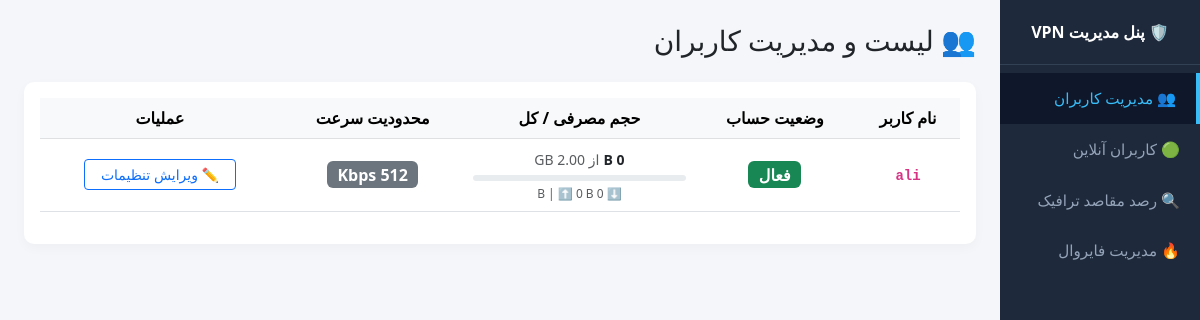
/users, run on an earlier commit of the app's database.
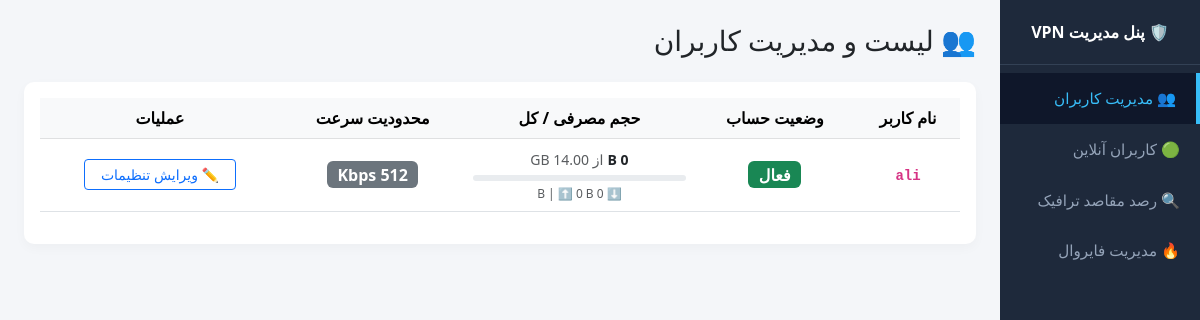
And on a later commit of the database.
### tables this page shows
CREATE TABLE users (
            id INTEGER PRIMARY KEY AUTOINCREMENT,
            username TEXT UNIQUE NOT NULL,
            password_hash TEXT NOT NULL,
            is_active INTEGER DEFAULT 1,
            total_quota_bytes INTEGER DEFAULT 2147483648,
            used_bytes INTEGER DEFAULT 0,
            download_bytes INTEGER DEFAULT 0,
            upload_bytes INTEGER DEFAULT 0,
            speed_limit_kbps INTEGER DEFAULT 512,
            is_online INTEGER DEFAULT 0,
            needs_kick INTEGER DEFAULT 0
        );

### admin_panel.py (the view)
@app.route('/users')
def users_page():
    database.init_db()
    conn = sqlite3.connect(database.DB_NAME)
    cursor = conn.cursor()
    cursor.execute("SELECT username, is_active, total_quota_bytes, used_bytes, download_bytes, upload_bytes, speed_limit_kbps FROM users")
    users_raw = cursor.fetchall()
    conn.close()
    users = []
    for u in users_raw:
        total = u[2]
        used = u[3]
        percent = round((used / total) * 100, 1) if total > 0 else 0
        users.append({
            'username': u[0],
            'is_active': u[1],
            'total_quota_bytes': u[2],
            'quota_gb': round(u[2] / (1024**3), 2),
            'used_bytes': u[3],
            'download_bytes': u[4],
            'upload_bytes': u[5],
            'speed_limit_kbps': u[6],
            'percent': min(percent, 100)
        })
    return render_template('users.html', users=users, active_page='users')

### admin_panel.py (called while the page is built)
def format_bytes(size_bytes):
    if not size_bytes:
        return "0 B"
    for unit in ['B', 'KB', 'MB', 'GB', 'TB']:
        if size_bytes < 1024.0:
            return f"{size_bytes:.2f} {unit}"
        size_bytes /= 1024.0
    return f"{size_bytes:.2f} PB"

### templates/users.html (shortened to what this page needs)
{% extends 'base.html' %}
{% block content %}
<div class="d-flex justify-content-between align-items-center mb-4">
    <h3 class="m-0">👥 لیست و مدیریت کاربران</h3>
</div>
<div class="row">
    <div class="col-12 mb-4">
        <div class="card p-3">
            <div class="table-responsive">
                <table class="table table-hover align-middle text-center">
                    <thead class="table-light">
                        <tr>
                            <th>نام کاربر</th>
                            <th>وضعیت حساب</th>
                            <th>حجم مصرفی / کل</th>
                            <th>محدودیت سرعت</th>
                            <th>عملیات</th>
                        </tr>
                    </thead>
                    <tbody>
                        {% for u in users %}
                        <tr>
                            <td><strong><code>{{ u.username }}</code></strong></td>
                            <td>
                                {% if u.is_active %}
                                    <span class="badge bg-success fs-6">فعال</span>
                                {% else %}
                                    <span class="badge bg-danger fs-6">مسدود</span>
                                {% endif %}
                            </td>
                            <td style="min-width: 160px;">
                                <small class="fw-bold">{{ u.used_bytes|format_bytes }}</small>
                                <small class="text-muted">از {{ u.total_quota_bytes|format_bytes }}</small>
                                <div class="progress mt-1" style="height: 6px;">
                                </div>
                                <small class="text-muted d-block mt-1" style="font-size: 0.75rem;">
                                    ⬇️ {{ u.download_bytes|format_bytes }} | ⬆️ {{ u.upload_bytes|format_bytes }}
                                </small>
                            </td>
                            <td>
                                <span class="badge bg-secondary fs-6">{{ u.speed_limit_kbps }} Kbps</span>
                            </td>
                            <td>
                                <button type="button" class="btn btn-sm btn-outline-primary px-3"
                                        data-bs-toggle="modal" data-bs-target="#editModal{{ loop.index }}">
                                    ✏️ ویرایش تنظیمات
                                </button>
                            </td>
                        </tr>
                        {% else %}
                        <tr>
                            <td colspan="5" class="text-muted py-4">هیچ کاربری در دیتابیس یافت نشد.</td>
                        </tr>
                        {% endfor %}
                    </tbody>
                </table>
            </div>
        </div>
    </div>
</div>
{% endblock %}

### templates/base.html (shortened to what this page needs)
<!DOCTYPE html>
<html lang="fa" dir="rtl">
<head>
    <link rel="stylesheet" href="https://cdn.jsdelivr.net/npm/bootstrap@5.3.0/dist/css/bootstrap.rtl.min.css">
</head>
<body>
<div class="container-fluid">
    <div class="row">
        <div class="col-md-2 p-0 sidebar">
            <div class="sidebar-title text-center">
                🛡️ پنل مدیریت VPN
            </div>
            <div class="mt-2">
                <a href="/users" class="{% if active_page == 'users' %}active{% endif %}">👥 مدیریت کاربران</a>
                <a href="/active-clients" class="{% if active_page == 'active_clients' %}active{% endif %}">🟢 کاربران آنلاین</a>
                <a href="/traffic-logs" class="{% if active_page == 'traffic_logs' %}active{% endif %}">🔍 رصد مقاصد ترافیک</a>
                <a href="/firewall" class="{% if active_page == 'firewall' %}active{% endif %}">🔥 مدیریت فایروال</a>
            </div>
        </div>
        <div class="col-md-10 p-4">
            {% block content %}{% endblock %}
        </div>
    </div>
</div>
</body>
</html>

### templates/base.html (style rules this page uses)
body { background-color: #f4f6f9; font-family: Tahoma, 'Segoe UI', Geneva, Verdana, sans-serif; direction: rtl; text-align: right; }
.sidebar { min-height: 100vh; background-color: #1e293b; color: #ffffff; }
.sidebar-title { padding: 20px; font-weight: bold; border-bottom: 1px solid #334155; }
.sidebar a { color: #94a3b8; text-decoration: none; padding: 14px 20px; display: block; font-size: 0.95rem; transition: all 0.2s; }
.sidebar a:hover, .sidebar a.active { background-color: #0f172a; color: #38bdf8; border-right: 4px solid #38bdf8; }
.card { border-radius: 10px; border: none; box-shadow: 0 4px 12px rgba(0, 0, 0, 0.03); }
code, pre { direction: ltr; display: inline-block; }

What changed in the data, as far as the page shows it:
changed users "ali": total_quota_bytes "2.00 GB" → "14.00 GB"
